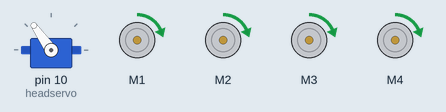
Simulated run of this sketch. Board: Arduino Uno, built with avr-gcc and run on an emulated ATmega328P. On the bench: servo, 4 × DC motor (green arrow = forward, orange = backward, longer = faster).

Above: at 1.05 s.
At 1.4 s:
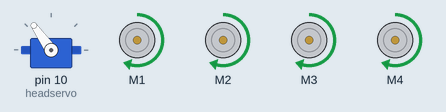
At 5.6 s:
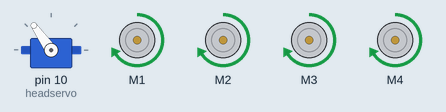
At 7.9 s:
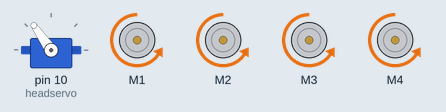
At 9.0 s:
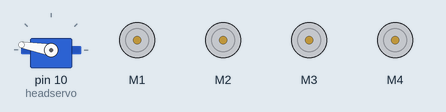
At 10.2 s:
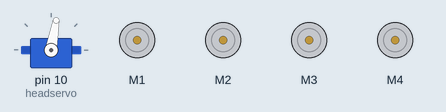
Timing chart, 0 to 13.1 s (numbered marks = the images above):
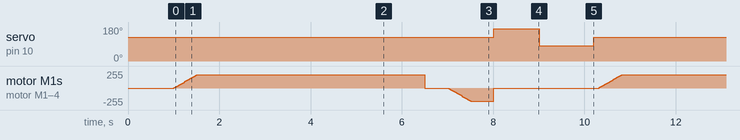

The sketch:

_20170326_motorshield.code.ino
```cpp
#include <AFMotor.h>      //add Adafruit Motor Shield library
#include <Servo.h>        //add Servo Motor library

  #define MAX_SPEED 200 // sets speed of DC traction motors to 150/250 or about 70% of full speed - to get power drain down.
  #define MAX_SPEED_OFFSET 40 // this sets offset to allow for differences between the two DC traction motors

  AF_DCMotor leftMotor1(1, MOTOR12_1KHZ); // create motor #1 using M1 output on Motor Drive Shield, set to 1kHz PWM frequency
  AF_DCMotor leftMotor2(2, MOTOR12_1KHZ); // create motor #2, using M2 output, set to 1kHz PWM frequency
  AF_DCMotor rightMotor1(3, MOTOR34_1KHZ); // create motor #3, using M3 output, set to 1kHz PWM frequency
  AF_DCMotor rightMotor2(4, MOTOR34_1KHZ); // create motor #4, using M4 output, set to 1kHz PWM frequency
  Servo headservo;  // create servo object to control a head servo

  String motorSet = "";
  int speedSet = 0;
void setup() {
  // put your setup code here, to run once:
  headservo.attach(10);  // attaches the servo on pin 10 (SERVO_1 on the Motor Drive Shield to the servo object
  headservo.write(125); // tells the servo to position at 90-degrees ie. facing forward.
  delay(1000); // delay for one seconds

}

void loop() {
//  curDist = readPing();   // read distance
//  if (curDist < COLL_DIST) {changePath();}  // if forward is blocked change direction
  moveForward();  // move forward
  delay(5000);
  moveStop();     // stop
  delay(500);
  moveBackward();
  delay(500);
//  turnAround();
  changePath();
  }


void changePath() {
  moveStop();   // stop forward movement
  headservo.write(170);  // check distance to the right
    delay(500);
//    rightDistance = readPing(); //set right distance
    delay(500);
    headservo.write(80);  // check distace to the left
    delay(700);
//    leftDistance = readPing(); //set left distance
    delay(500);
    headservo.write(125); //return to center
    delay(100);
//    compareDistance();
  }


void moveStop() {
  leftMotor1.run(RELEASE);
  leftMotor2.run(RELEASE);
  rightMotor1.run(RELEASE);
  rightMotor2.run(RELEASE);
}

void moveForward() {
    motorSet = "FORWARD";
    leftMotor1.run(FORWARD);      // turn it on going forward
    leftMotor2.run(FORWARD);      // turn it on going forward
    rightMotor1.run(FORWARD);     // turn it on going forward
    rightMotor2.run(FORWARD);     // turn it on going forward
  for (speedSet = 0; speedSet < MAX_SPEED; speedSet +=2) // slowly bring the speed up to avoid loading down the batteries too quickly
  {
    leftMotor1.setSpeed(speedSet);
    leftMotor2.setSpeed(speedSet);
    rightMotor1.setSpeed(speedSet);
    rightMotor2.setSpeed(speedSet);
    delay(5);
  }
}

void moveBackward() {
    motorSet = "BACKWARD";
    leftMotor1.run(BACKWARD);     // turn it on going backward
    leftMotor2.run(BACKWARD);     // turn it on going backward
    rightMotor1.run(BACKWARD);    // turn it on going backward
    rightMotor2.run(BACKWARD);    // turn it on going backward
  for (speedSet = 0; speedSet < MAX_SPEED; speedSet +=2) // slowly bring the speed up to avoid loading down the batteries too quickly
  {
    leftMotor1.setSpeed(speedSet);
    leftMotor2.setSpeed(speedSet);
    rightMotor1.setSpeed(speedSet);
    rightMotor2.setSpeed(speedSet);
    delay(5);
  }
}
void turnRight() {
  motorSet = "RIGHT";
  leftMotor1.run(FORWARD);      // turn motor 1 forward
  leftMotor2.run(FORWARD);      // turn motor 2 forward
  rightMotor1.run(BACKWARD);    // turn motor 3 backward
  rightMotor2.run(BACKWARD);    // turn motor 4 backward
  rightMotor1.setSpeed(speedSet+MAX_SPEED_OFFSET);
  rightMotor2.setSpeed(speedSet+MAX_SPEED_OFFSET);
  delay(1500); // run motors this way for 1500
  motorSet = "FORWARD";
  leftMotor1.run(FORWARD);      // set both motors back to forward
  leftMotor2.run(FORWARD);
  rightMotor1.run(FORWARD);
  rightMotor2.run(FORWARD);
}
//-------------------------------------------------------------------------------------------------------------------------------------
void turnLeft() {
  motorSet = "LEFT";
  leftMotor1.run(BACKWARD);      // turn motor 1 backward
  leftMotor2.run(BACKWARD);      // turn motor 2 backward
  leftMotor1.setSpeed(speedSet+MAX_SPEED_OFFSET);
  leftMotor2.setSpeed(speedSet+MAX_SPEED_OFFSET);
  rightMotor1.run(FORWARD);     // turn motor 3 forward
  rightMotor2.run(FORWARD);     // turn motor 4 forward
  delay(1500); // run motors this way for 1500
  motorSet = "FORWARD";
  leftMotor1.run(FORWARD);      // turn it on going forward
  leftMotor2.run(FORWARD);      // turn it on going forward
  rightMotor1.run(FORWARD);     // turn it on going forward
  rightMotor2.run(FORWARD);     // turn it on going forward
}
//-------------------------------------------------------------------------------------------------------------------------------------
void turnAround() {
  motorSet = "RIGHT";
  leftMotor1.run(FORWARD);      // turn motor 1 forward
  leftMotor2.run(FORWARD);      // turn motor 2 forward
  rightMotor1.run(BACKWARD);    // turn motor 3 backward
  rightMotor2.run(BACKWARD);    // turn motor 4 backward
  rightMotor1.setSpeed(speedSet+MAX_SPEED_OFFSET);
  rightMotor2.setSpeed(speedSet+MAX_SPEED_OFFSET);
  delay(1700); // run motors this way for 1700
  motorSet = "FORWARD";
  leftMotor1.run(FORWARD);      // set both motors back to forward
  leftMotor2.run(FORWARD);
  rightMotor1.run(FORWARD);
  rightMotor2.run(FORWARD);
}
```

Measured:
- by itself, servo on pin 10 (headservo): repeats every 9.3 s: 80° 1.2 s, 125° 7.1 s, 170° 1.0 s
